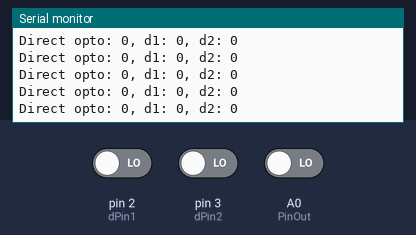
Bench run of a sketch on a simulated Arduino Uno, built with avr-gcc and run on an emulated ATmega328P. Parts: the last lines printed to the serial monitor. Inputs (shaded band) come from the test bench; at power-on: pin 2 (dPin1) LOW, pin 3 (dPin2) LOW, A0 (PinOut) LOW.

Above: at 1.2 s.
1.3 s: pin 2 (dPin1) driven HIGH
At 1.34 s:
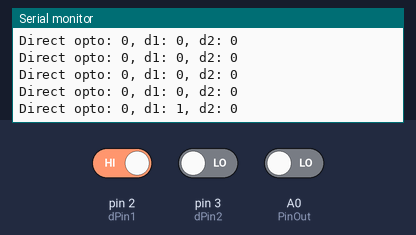
2.8 s: pin 3 (dPin2) driven HIGH
At 2.85 s:
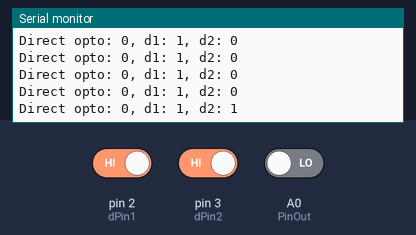
4.3 s: A0 (PinOut) driven HIGH
At 4.32 s:
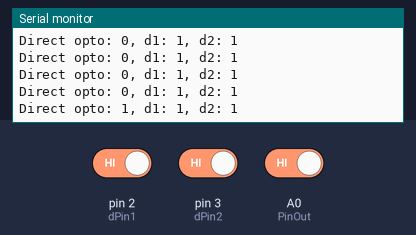
7.3 s: pin 2 (dPin1) driven LOW
At 7.34 s:
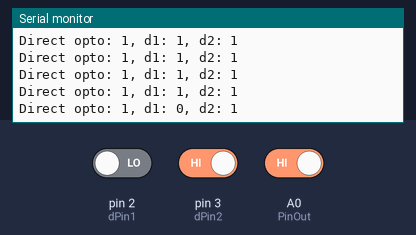
8.8 s: pin 3 (dPin2) driven LOW
At 8.85 s:
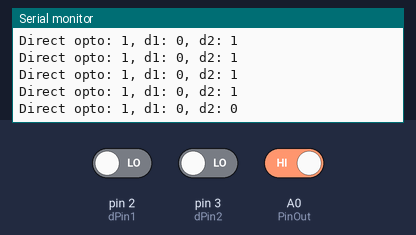
10.3 s: A0 (PinOut) driven LOW
At 10.32 s:
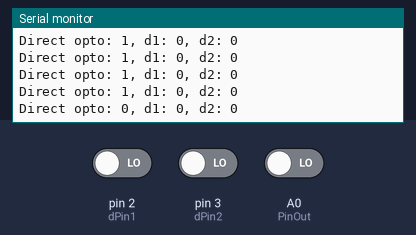

Measured:
- after the input at 1.3 s, the serial monitor: prints a new line at once (image 1)
- after the input at 2.8 s, the serial monitor: prints a new line at once (image 2)
- after the input at 4.3 s, the serial monitor: prints a new line at once (image 3)
- after the input at 7.3 s, the serial monitor: prints a new line at once (image 4)
- after the input at 8.8 s, the serial monitor: prints a new line at once (image 5)
- after the input at 10.3 s, the serial monitor: prints a new line at once (image 6)

The sketch:

h206-analog.ino
```cpp
int PinOut = A0; //Set assign digital pin 2
int myDelay = 50;
int val;

int dPin1 = 2;
int dPin2 = 3;


void setup()
{
Serial.begin(9600); //Set Serial Communication
pinMode(PinOut, INPUT); //Set as INPUT
Serial.println("14CORE | Opto Interrupter Analog Out Test Code");
Serial.println("-----------------------------------------------");

pinMode(dPin1, INPUT);
pinMode(dPin2, INPUT);
}

void loop(){
  //val = analogRead(PinOut);
  val = digitalRead(PinOut);
  //Serial.print("Sensor Value:");

  //Serial.print("X: ");
  //Serial.print(val*2);
  //Serial.print(", ");

  Serial.print("Direct opto: ");
  Serial.print(val);

  int val1 = digitalRead(dPin1);
  int val2 = digitalRead(dPin2);

  Serial.print(", ");
  Serial.print("d1: ");
  Serial.print(val1);

  Serial.print(", ");
  Serial.print("d2: ");
  Serial.print(val2);

  Serial.println();

  delay(myDelay);
}
```
